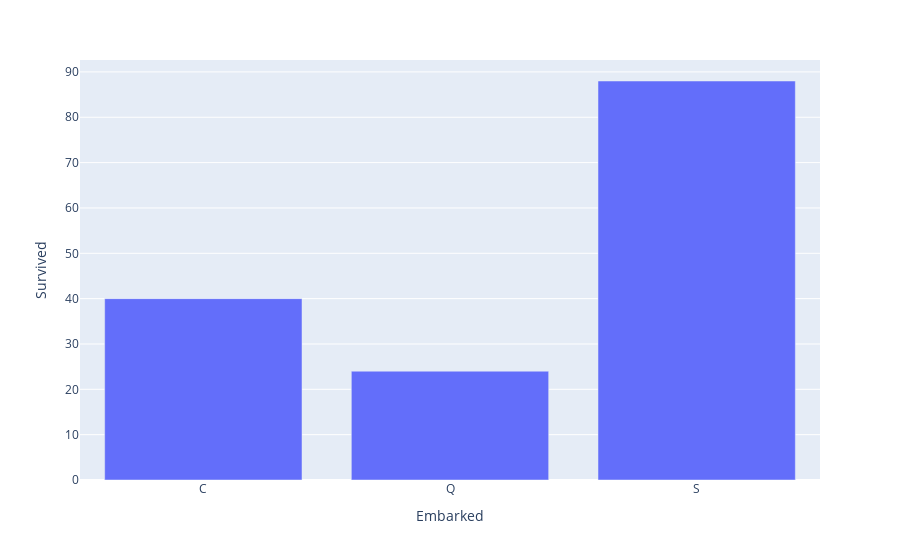

Notebook code for this chart:
### Code cell
portwise = df.groupby('Embarked')['Survived'].sum().reset_index()
px.bar(portwise, x = 'Embarked',y= 'Survived')

### Figure 1 — Plotly figure (JSON) as saved in the notebook; plotly's stock layout.template omitted (floating-point values rounded to 4 significant figures)
{"data": [{"alignmentgroup": "True", "hovertemplate": "Embarked=%{x}<br>Survived=%{y}<extra></extra>", "legendgroup": "", "marker": {"color": "#636efa", "pattern": {"shape": ""}}, "name": "", "offsetgroup": "", "orientation": "v", "showlegend": false, "textposition": "auto", "type": "bar", "x": ["C", "Q", "S"], "xaxis": "x", "y": [40, 24, 88], "yaxis": "y"}], "layout": {"barmode": "relative", "legend": {"tracegroupgap": 0}, "margin": {"t": 60}, "xaxis": {"anchor": "y", "domain": [0, 1], "title": {"text": "Embarked"}}, "yaxis": {"anchor": "x", "domain": [0, 1], "title": {"text": "Survived"}}}}
